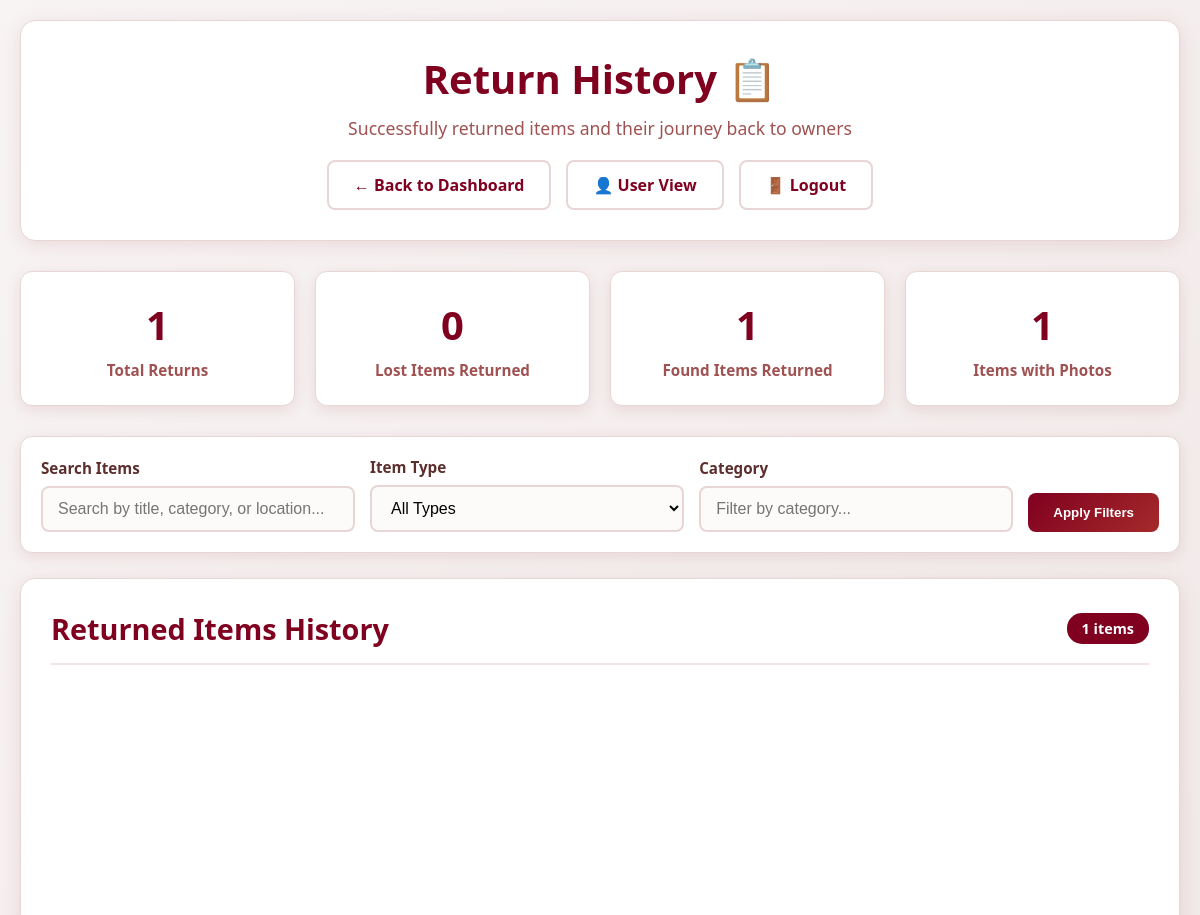
Page /admin_history (signed in, upper part) on the earlier database version.
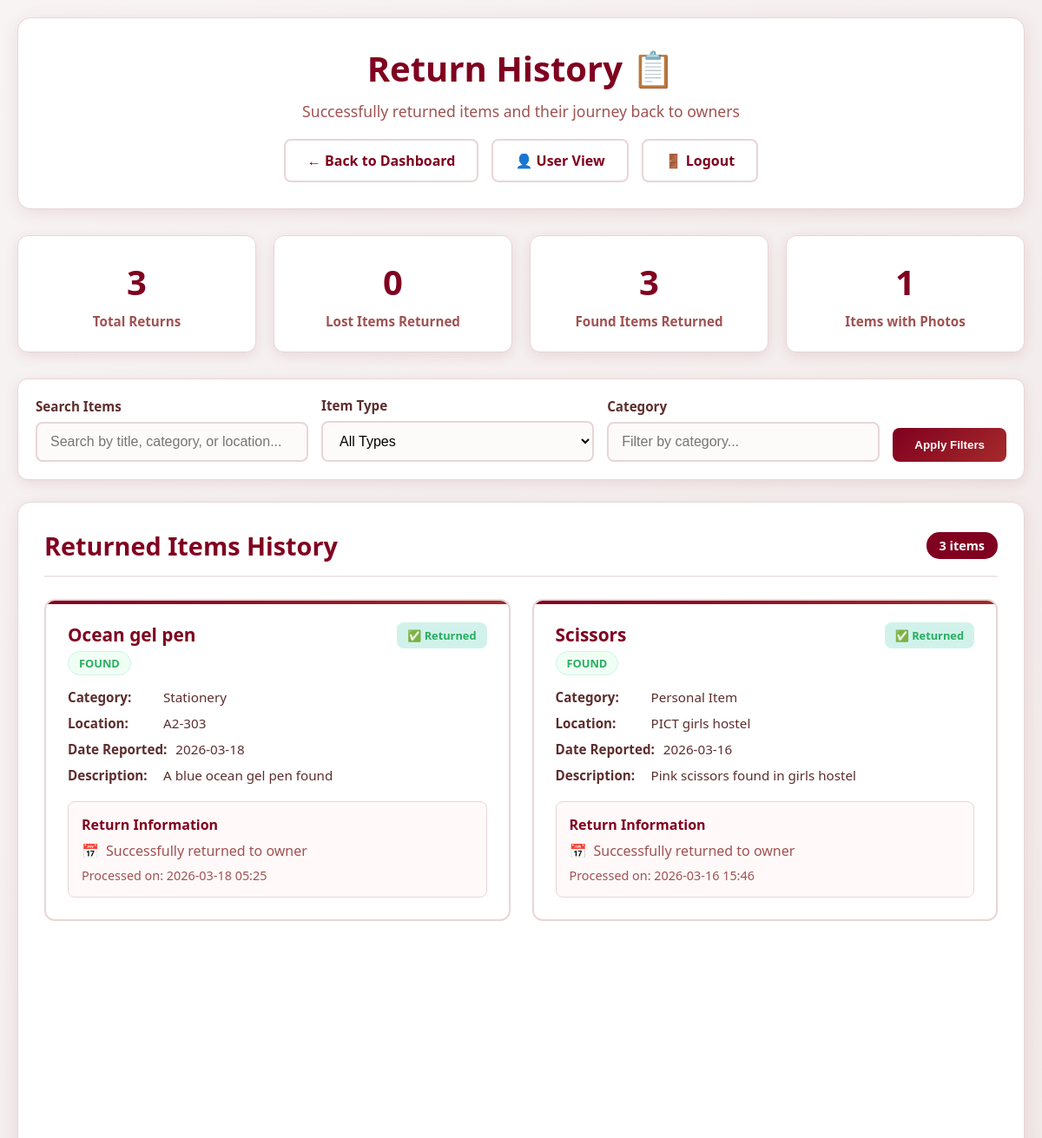
Same page on the later database version.
### app.py (models this page shows)
class Item(db.Model):
    id = db.Column(db.Integer, primary_key=True)
    user_id = db.Column(db.Integer, db.ForeignKey('user.id'), nullable=False)
    title = db.Column(db.String(100), nullable=False)
    description = db.Column(db.Text, nullable=False)
    item_type = db.Column(db.String(10), nullable=False)
    category = db.Column(db.String(50), nullable=False)
    location = db.Column(db.String(100), nullable=False)
    date = db.Column(db.String(20), nullable=False)
    image_path = db.Column(db.String(200))
    status = db.Column(db.String(50), default='With Finder')
    created_at = db.Column(db.DateTime, default=datetime.utcnow)
    updated_at = db.Column(db.DateTime, default=datetime.utcnow, onupdate=datetime.utcnow)

### app.py (the view)
@app.route('/admin_history')
@login_required
@admin_required
def admin_history():
    returned_items = Item.query.filter_by(status='Returned to Owner').order_by(Item.updated_at.desc()).all()
    return render_template('admin_history.html', returned_items=returned_items)

### app.py (called while the page is built)
@login_manager.user_loader
def load_user(user_id):
    return User.query.get(int(user_id))

def admin_required(f):
    @wraps(f)
    def decorated_function(*args, **kwargs):
        if not current_user.is_authenticated or not current_user.is_admin():
            abort(403)
        return f(*args, **kwargs)
    return decorated_function

    def is_admin(self):
        return self.role == 'admin'

### templates/admin_history.html (shortened to what this page needs)
<!DOCTYPE html>
<html lang="en">
<head>
</head>
<body>
    <div class="container">
        <div class="header">
            <h1>Return History 📋</h1>
            <p>Successfully returned items and their journey back to owners</p>
            <div class="nav-links">
                <a href="{{ url_for('admin_dashboard') }}" class="nav-link">
                    ← Back to Dashboard
                </a>
                <a href="{{ url_for('dashboard') }}" class="nav-link">
                    👤 User View
                </a>
                <a href="{{ url_for('logout') }}" class="nav-link">
                    🚪 Logout
                </a>
            </div>
        </div>
        <div class="stats-grid">
            <div class="stat-card">
                <div class="stat-number">{{ returned_items|length }}</div>
                <div class="stat-label">Total Returns</div>
            </div>
            <div class="stat-card">
                <div class="stat-number">
                    {{ returned_items|selectattr('item_type', 'equalto', 'Lost')|list|length }}
                </div>
                <div class="stat-label">Lost Items Returned</div>
            </div>
            <div class="stat-card">
                <div class="stat-number">
                    {{ returned_items|selectattr('item_type', 'equalto', 'Found')|list|length }}
                </div>
                <div class="stat-label">Found Items Returned</div>
            </div>
            <div class="stat-card">
                <div class="stat-number">
                    {{ returned_items|selectattr('image_path')|list|length }}
                </div>
                <div class="stat-label">Items with Photos</div>
            </div>
        </div>
        <div class="filter-section">
            <form method="GET" class="filter-form">
                <div class="form-group">
                    <label for="search">Search Items</label>
                    <input type="text" id="search" name="search" class="form-control"
                           placeholder="Search by title, category, or location...">
                </div>
                <div class="form-group">
                    <label for="type">Item Type</label>
                    <select id="type" name="type" class="form-control">
                        <option value="">All Types</option>
                    </select>
                </div>
                <div class="form-group">
                    <label for="category">Category</label>
                    <input type="text" id="category" name="category" class="form-control"
                           placeholder="Filter by category...">
                </div>
                <button type="submit" class="btn-search">Apply Filters</button>
            </form>
        </div>
        <div class="items-section">
            <div class="section-header">
                <h2 class="section-title">Returned Items History</h2>
                <span class="section-badge">{{ returned_items|length }} items</span>
            </div>
            {% if returned_items %}
            <div class="items-grid">
                {% for item in returned_items %}
                <div class="item-card">
                    <div class="item-header">
                        <div>
                            <h3 class="item-title">{{ item.title }}</h3>
                            <span class="item-type item-type-{{ item.item_type|lower }}">
                                {{ item.item_type }}
                            </span>
                        </div>
                        <span class="status-badge">✅ Returned</span>
                    </div>
                    <div class="item-details">
                        <div class="item-detail">
                            <strong>Category:</strong>
                            <span>{{ item.category }}</span>
                        </div>
                        <div class="item-detail">
                            <strong>Location:</strong>
                            <span>{{ item.location }}</span>
                        </div>
                        <div class="item-detail">
                            <strong>Date Reported:</strong>
                            <span>{{ item.date }}</span>
                        </div>
                        {% if item.description %}
                        <div class="item-detail">
                            <strong>Description:</strong>
                            <span>{{ item.description }}</span>
                        </div>
                        {% endif %}
                    </div>
                    <div class="return-info">
                        <h4>Return Information</h4>
                        <div class="return-date">
                            <span>📅</span>
                            <span>Successfully returned to owner</span>
                        </div>
                        {% if item.updated_at %}
                        <div style="margin-top: 8px; font-size: 0.9rem; color: #a05252;">
                            Processed on: {{ item.updated_at.strftime('%Y-%m-%d %H:%M') if item.updated_at }}
                        </div>
                        {% endif %}
                    </div>
                </div>
                {% endfor %}
            </div>
            {% endif %}
        </div>
    </div>
</body>
</html>

### templates/admin_history.html (style rules this page uses)
* { margin: 0; padding: 0; box-sizing: border-box; }
body { font-family: 'Segoe UI', Tahoma, Geneva, Verdana, sans-serif; background: linear-gradient(135deg, #f8f4f4 0%, #f0e6e6 100%); min-height: 100vh; color: #5d2e2e; padding: 20px; }
.container { max-width: 1200px; margin: 0 auto; }
.header { background: white; border-radius: 15px; box-shadow: 0 4px 20px rgba(128, 0, 32, 0.1); padding: 30px; margin-bottom: 30px; border: 1px solid #e8d6d6; text-align: center; }
.header h1 { color: #800020; font-size: 2.5rem; margin-bottom: 10px; }
.header p { color: #a05252; font-size: 1.1rem; margin-bottom: 20px; }
.nav-links { display: flex; justify-content: center; gap: 15px; flex-wrap: wrap; }
.nav-link { color: #800020; text-decoration: none; font-weight: 600; padding: 12px 25px; border: 2px solid #e8d6d6; border-radius: 8px; transition: all 0.3s ease; display: inline-flex; align-items: center; gap: 8px; }
.stats-grid { display: grid; grid-template-columns: repeat(auto-fit, minmax(200px, 1fr)); gap: 20px; margin-bottom: 30px; }
.stat-card { background: white; border-radius: 12px; padding: 25px; text-align: center; box-shadow: 0 4px 15px rgba(128, 0, 32, 0.1); border: 1px solid #e8d6d6; }
.stat-number { font-size: 2.5rem; font-weight: 700; color: #800020; margin-bottom: 8px; }
.stat-label { color: #a05252; font-weight: 600; font-size: 0.95rem; }
.items-section { background: white; border-radius: 15px; box-shadow: 0 4px 20px rgba(128, 0, 32, 0.1); padding: 30px; border: 1px solid #e8d6d6; }
.section-header { display: flex; justify-content: space-between; align-items: center; margin-bottom: 25px; padding-bottom: 15px; border-bottom: 2px solid #f0e6e6; }
.section-title { color: #800020; font-size: 1.8rem; font-weight: 700; }
.section-badge { background: #800020; color: white; padding: 6px 15px; border-radius: 15px; font-size: 0.9rem; font-weight: 600; }
.items-grid { display: grid; grid-template-columns: repeat(auto-fill, minmax(350px, 1fr)); gap: 25px; }
.item-card { background: white; border: 2px solid #e8d6d6; border-radius: 12px; padding: 25px; transition: all 0.3s ease; position: relative; overflow: hidden; }
.item-card::before { content: ''; position: absolute; top: 0; left: 0; width: 100%; height: 4px; background: linear-gradient(135deg, #800020 0%, #a52a2a 100%); }
.item-header { display: flex; justify-content: space-between; align-items: flex-start; margin-bottom: 15px; }
.item-title { color: #800020; font-size: 1.3rem; font-weight: 700; margin-bottom: 5px; }
.item-type { display: inline-block; padding: 4px 12px; border-radius: 20px; font-size: 0.8rem; font-weight: 600; text-transform: uppercase; }
.item-type-found { background: #f0fff4; color: #27ae60; border: 1px solid #d1f2eb; }
.status-badge { padding: 6px 12px; border-radius: 8px; font-size: 0.8rem; font-weight: 600; background: #d1f2eb; color: #27ae60; }
.item-details { margin-bottom: 20px; }
.item-detail { display: flex; align-items: flex-start; margin-bottom: 10px; font-size: 0.95rem; }
.item-detail strong { color: #5d2e2e; min-width: 100px; margin-right: 10px; }
.return-info { background: #fff9f9; border: 1px solid #e8d6d6; border-radius: 8px; padding: 15px; margin-top: 15px; }
.return-info h4 { color: #800020; margin-bottom: 8px; font-size: 1rem; }
.return-date { display: flex; align-items: center; gap: 8px; color: #a05252; font-weight: 500; }
.filter-section { background: white; border-radius: 12px; box-shadow: 0 4px 15px rgba(128, 0, 32, 0.1); padding: 20px; margin-bottom: 25px; border: 1px solid #e8d6d6; }
.filter-form { display: flex; gap: 15px; align-items: end; flex-wrap: wrap; }
.form-group { display: flex; flex-direction: column; flex: 1; min-width: 200px; }
.form-group label { margin-bottom: 8px; color: #5d2e2e; font-weight: 600; font-size: 0.95rem; }
.form-control { padding: 12px 15px; border: 2px solid #e8d6d6; border-radius: 8px; font-size: 1rem; transition: all 0.3s ease; background: #fdfafa; }
.btn-search { background: linear-gradient(135deg, #800020 0%, #a52a2a 100%); color: white; border: none; padding: 12px 25px; border-radius: 8px; font-weight: 600; cursor: pointer; transition: all 0.3s ease; }

Differences in the rows shown:
added Item: title "Ocean gel pen", item_type "FOUND", category "Stationery", location "A2-303", date "2026-03-18", description "A blue ocean gel pen found", updated_at "2026-03-18 05:25"
added Item: title "Scissors", item_type "FOUND", category "Personal Item", location "PICT girls hostel", date "2026-03-16", description "Pink scissors found in girls hostel", updated_at "2026-03-16 15:46"
Other differences:
{{ returned_items|length }}: "1" → "3"
{{ returned_items|selectattr('item_type', 'equalto', 'Found')|list|length }}: "1" → "3"
